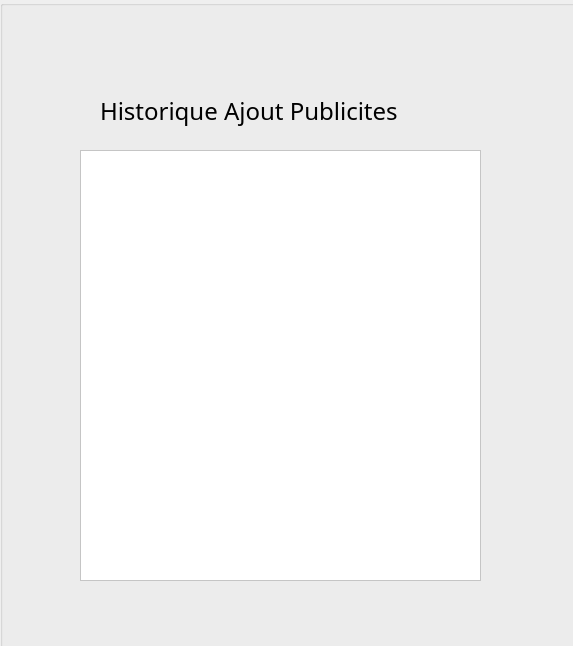
<?xml version="1.0" encoding="UTF-8"?>
<ui version="4.0">
 <class>PubHisto</class>
 <widget class="QDialog" name="PubHisto">
  <property name="geometry">
   <rect>
    <x>0</x>
    <y>0</y>
    <width>573</width>
    <height>646</height>
   </rect>
  </property>
  <property name="windowTitle">
   <string>Historique Publicite</string>
  </property>
  <property name="styleSheet">
   <string notr="true"/>
  </property>
  <widget class="QGroupBox" name="groupBox">
   <property name="geometry">
    <rect>
     <x>0</x>
     <y>0</y>
     <width>741</width>
     <height>691</height>
    </rect>
   </property>
   <property name="styleSheet">
    <string notr="true">/* Set the background color of child widgets to transparent */
/* Set the background image for the group box */
#groupBox {
    background-image: url(:/img/images/8e4aaa996388c571c188857db3fee3f8.jpg);
}

/* Set transparent background for child widgets */
#groupBox QWidget {
    background-color: transparent;
}
</string>
   </property>
   <property name="title">
    <string/>
   </property>
   <widget class="QLabel" name="label">
    <property name="geometry">
     <rect>
      <x>100</x>
      <y>80</y>
      <width>361</width>
      <height>61</height>
     </rect>
    </property>
    <property name="font">
     <font>
      <family>Neue Haas Grotesk Text Pro Ligh</family>
      <pointsize>18</pointsize>
     </font>
    </property>
    <property name="styleSheet">
     <string notr="true">background-color: transparent;
</string>
    </property>
    <property name="text">
     <string>Historique Ajout Publicites</string>
    </property>
   </widget>
   <widget class="QTableView" name="histotab">
    <property name="geometry">
     <rect>
      <x>80</x>
      <y>150</y>
      <width>401</width>
      <height>431</height>
     </rect>
    </property>
    <property name="styleSheet">
     <string notr="true">background-color: rgb(255, 255, 255);
</string>
    </property>
   </widget>
   <zorder>histotab</zorder>
   <zorder>label</zorder>
  </widget>
 </widget>
 <resources/>
 <connections/>
</ui>
